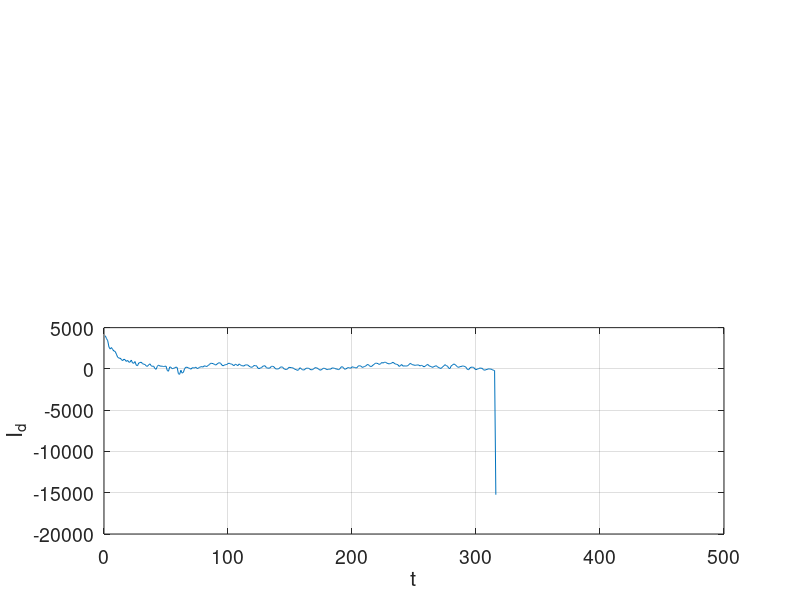

Write MATLAB code to recreate this figure.
%eSIR_CAL.m

clc
close all
clear

% save covid.mat covid

% DATA: Id Rd Dd / Number of data days for covid19 
%   load('covid.mat')
%   Ndays  = length(covid); %find(covid19 == 0,1) - 1; 
%   
%   Ndays = 280;
%   
%   Idtot  = covid(1:Ndays,1);
%   Id     = covid(1:Ndays,2);
%   Dd     = covid(1:Ndays,3);  

load('covid.mat')
  Ndays  = length(covid); %find(covid19 == 0,1) - 1;  
  Idtot  = covid(1:Ndays,4);
  Id     = covid(1:Ndays,5);
  Dd     = covid(1:Ndays,6);

% load('covid19.mat')
%   Ndays  = length(covid19); %find(covid19 == 0,1) - 1;  
%   Idtot  = covid19(1:Ndays,1);
%   Id     = covid19(1:Ndays,2);
%   Dd     = covid19(1:Ndays,3);

  
  Cd = Idtot - Id - Dd;
  Rd = Cd + Dd;
  
  
  t = 1:Ndays;
  
  b = 0.017;
   R(1) = Rd(1);
  for c = 2 : Ndays
   R(c) = R(c-1) + b*Id(c);   
  end
  
 
  errR = sqrt(sum((R'-Rd).^2))
 
  m = 80;
  N = 130;
  x1 = t(N);
  y1 = Rd(N);
  
  b1 = y1 - m*x1;
  
  y = m*t + b1;
  
  
  b = m/Id(N)
%   


Re = 1 + gradient(Id,1)./(b.*Id);

a = -gradient(Re,1)./(Re.*Id);

  
% GRAPHICS ==========================================================

figure(1)
   set(gcf,'units','normalized');
   set(gcf,'position',[0.5 0.05 0.3 0.6]);
   set(gcf,'color','w');
   FS = 14;
   
   
% subplot(2,1,1)
   xP = t;  yP = Rd;
   plot(xP,yP,'b')
   
   yP = y;
   hold on
   plot(xP,yP,'r')
   
   grid on
   xlabel('t')
   ylabel('R_d')
   set(gca,'fontsize',FS)
   
subplot(2,1,2)
   xP = t;  yP = Re;
   plot(xP,yP)
   
   hold on
   
%    yP = y;
%    plot(xP,yP,'r')
   grid on
   
   xlabel('t')
   ylabel('I_d')
   set(gca,'fontsize',FS)
   
